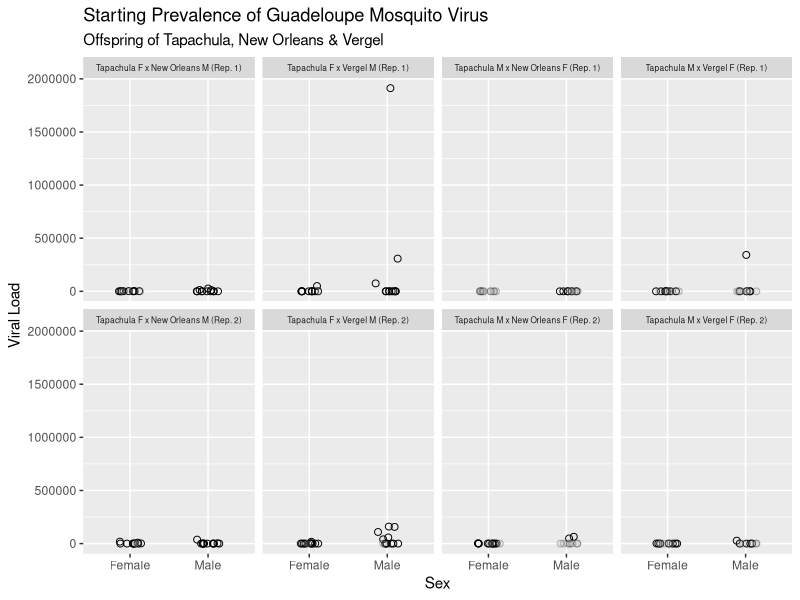
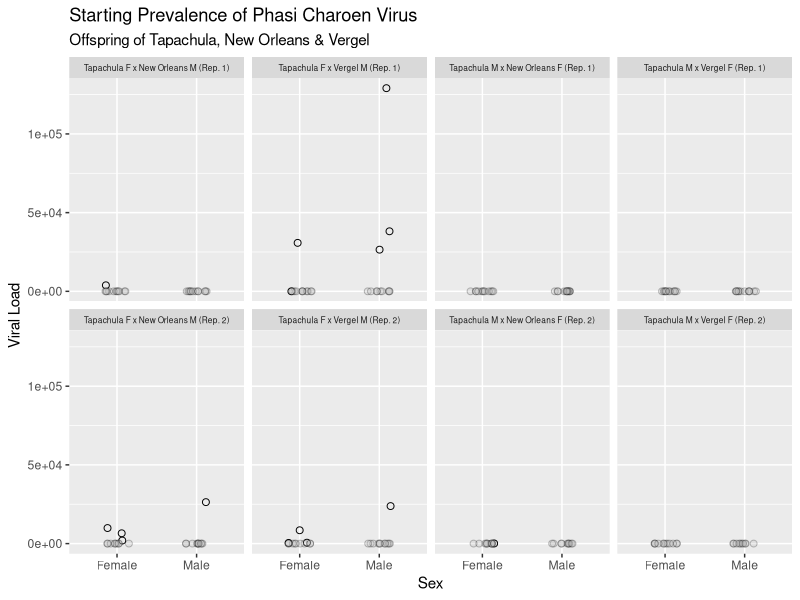
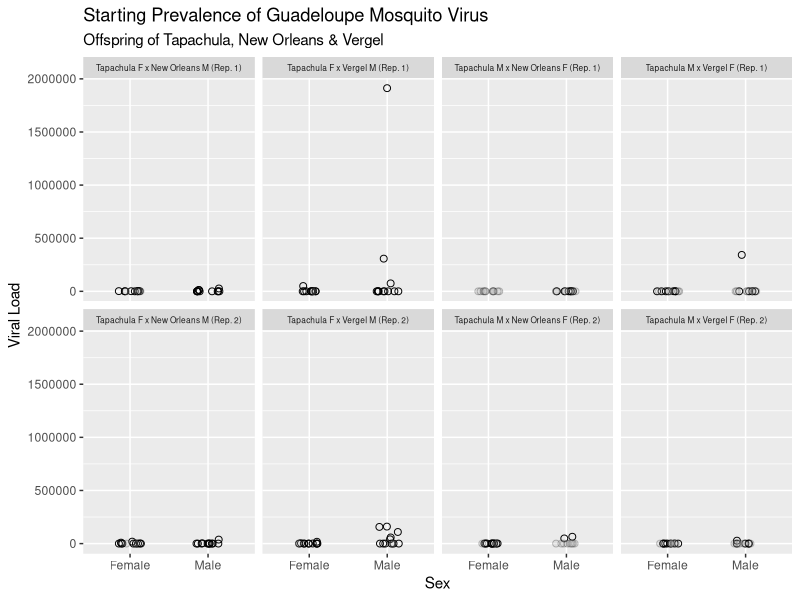
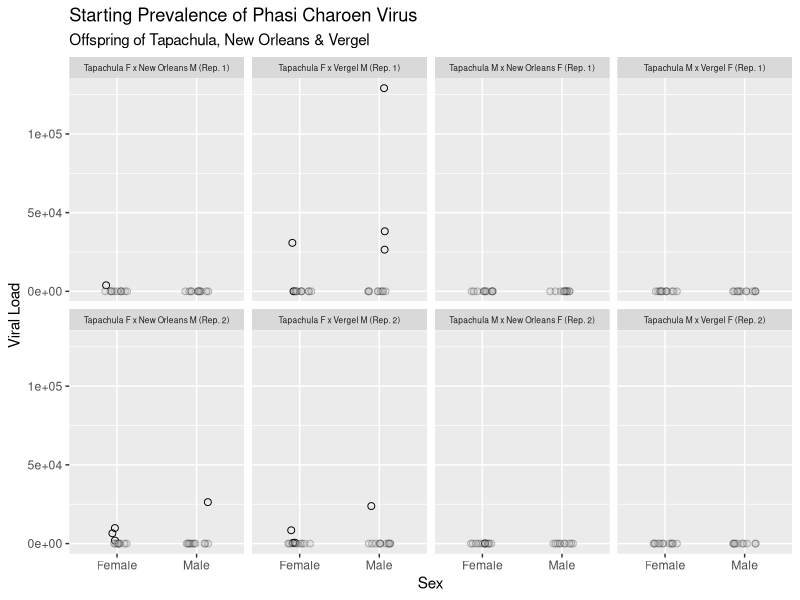

Reproduce these figures in R, in order.
library(tidyverse)
library(readxl)

# Offspring Guadeloupe Mosquito Virus

df <- read_excel("Off_GMV_T.xlsx")

ggplot() + geom_jitter(data = filter(df, Virus_TF == "T"), 
                       mapping = aes(x= Sex, y= Viral_Load), 
                       width=0.15, height = 0, shape=21, size=2) +
  geom_jitter(data = filter(df, Virus_TF == "F"),
              mapping = aes(x=Sex, y=1e-2),
              width=0.15, height = 0, shape=21, fill="grey70", color="black", size=2, alpha=0.25) +
  facet_wrap(~factor(Name, levels = c("Tapachula F x New Orleans M (Rep. 1)", "Tapachula F x Vergel M (Rep. 1)", "Tapachula M x New Orleans F (Rep. 1)", "Tapachula M x Vergel F (Rep. 1)", 
                                      "Tapachula F x New Orleans M (Rep. 2)", "Tapachula F x Vergel M (Rep. 2)", "Tapachula M x New Orleans F (Rep. 2)",
                                      "Tapachula M x Vergel F (Rep. 2)")), nrow = 2) +
  theme(strip.text.x = element_text(size = 6)) +
  ylab("Viral Load") + 
  ggtitle("Starting Prevalence of Guadeloupe Mosquito Virus", subtitle = "Offspring of Tapachula, New Orleans & Vergel") +
  theme(legend.position = "none") 

ggsave("Offspring GMV T.pdf", height=6, width=8, units="in")

# Offspring Phasi Charoen Virus

df2 <- read_excel("Off_Phasi_T.xlsx")

ggplot() + geom_jitter(data = filter(df2, Virus_TF == "T"), 
                       mapping = aes(x= Sex, y= Viral_Load), 
                       width=0.15, height = 0, shape=21, size=2) +
  geom_jitter(data = filter(df2, Virus_TF == "F"),
              mapping = aes(x=Sex, y=1e-2),
              width=0.15, height = 0, shape=21, fill="grey70", color="black", size=2, alpha=0.25) +
  facet_wrap(~factor(Name, levels = c("Tapachula F x New Orleans M (Rep. 1)", "Tapachula F x Vergel M (Rep. 1)", "Tapachula M x New Orleans F (Rep. 1)", "Tapachula M x Vergel F (Rep. 1)", 
                                      "Tapachula F x New Orleans M (Rep. 2)", "Tapachula F x Vergel M (Rep. 2)", "Tapachula M x New Orleans F (Rep. 2)",
                                      "Tapachula M x Vergel F (Rep. 2)")), nrow = 2) +
  theme(strip.text.x = element_text(size = 6)) +
  ylab("Viral Load") + 
  ggtitle("Starting Prevalence of Phasi Charoen Virus", subtitle = "Offspring of Tapachula, New Orleans & Vergel") +
  theme(legend.position = "none") 

ggsave("Offspring Phasi T.pdf", height=6, width=8, units="in")
